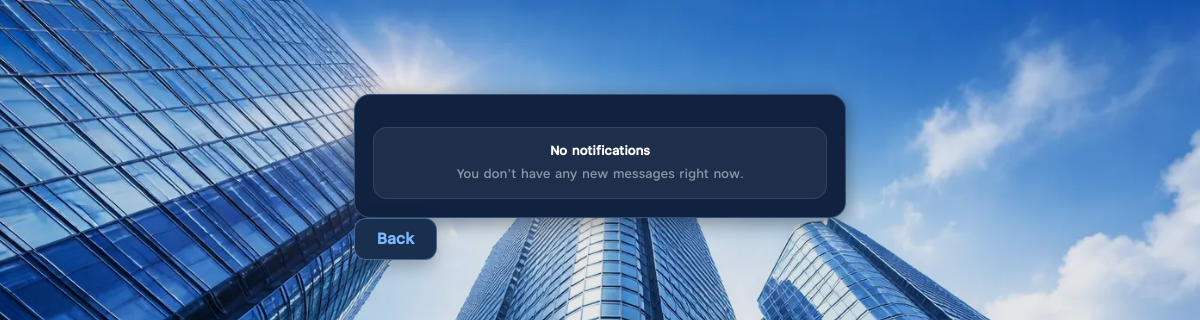
Before: /notifications/ (signed in) with the older database file.
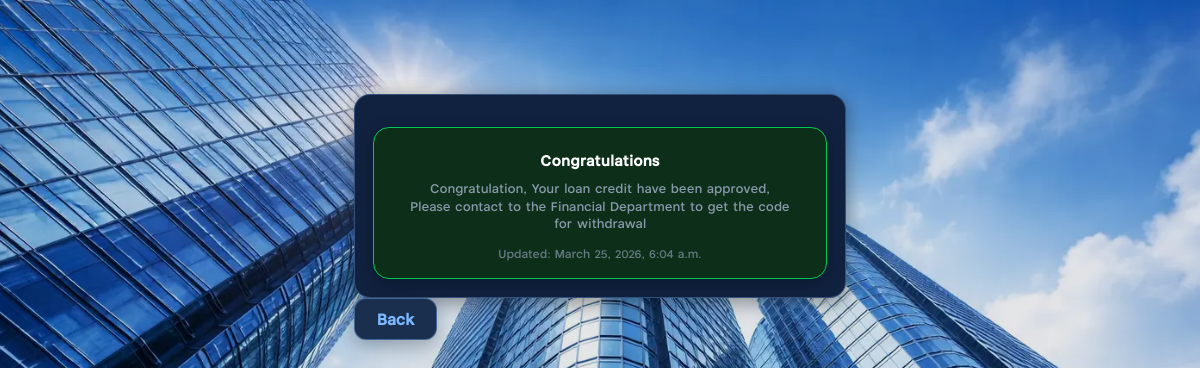
After: the same page with the newer database file.
### accounts/models.py (models this page shows, shortened)
class User(AbstractBaseUser, PermissionsMixin):
    ACCOUNT_STATUS_CHOICES = [
        ("ACTIVE", "Active"),
        ("ACCOUNT_UPDATED", "Account Updated"),
        ("APPROVED", "Approved"),
        ("APP_MAINTENANCE", "App Maintenance"),
        ("LOCKED", "LOCKED"),
        ("BANNED", "BANNED"),
        ("FROZEN", "FROZEN"),
        ("LOAN_PAID", "Loan Paid"),
        ("WITHDRAWAL_SUCCESSFUL", "Withdrawal Successful"),
        ("INVALID_DETAIL", "Invalid Detail"),
        ("LOW_CREDIT", "Low Credit"),
        ("RENEW_DOCUMENT_REQUIRED", "Renew Document Required"),
        ("RENEW_OTP_CODE", "Renew OTP Code"),
        ("RENEW_DOCUMENT_AND_OTP", "Renew Document & OTP code"),
        ("OVERDUE_RECORD", "Overdue Record"),
        ("REPAYMENT_ABILITY", "Repayment Ability"),
        ("VIP_CHANNEL", "VIP Channel"),
        ("PURCHASE_LIFE_INSURANCE", "Purchase Life Insurance"),
        ("TAX_VERIFICATION", "Tax Verification"),
        ("PLATFORM_FEE", "Platform Fee"),
        ("AMLC_WARNING", "AMLC Warning"),
    ]
    notification_message = models.TextField(blank=True, default="")
    notification_updated_at = models.DateTimeField(null=True, blank=True)
    success_message = models.TextField(blank=True, default="")
    success_message_updated_at = models.DateTimeField(null=True, blank=True)
    notification_is_read = models.BooleanField(default=True)
    success_is_read = models.BooleanField(default=True)
    phone = models.CharField(max_length=20, unique=True)
    created_at = models.DateTimeField(auto_now_add=True)
    balance = models.DecimalField(max_digits=14, decimal_places=2, default=Decimal("0.00"))
    credit_score = models.PositiveIntegerField(default=650)
    status_message = models.CharField(max_length=220, blank=True, default="")
    register_ip = models.CharField(max_length=64, blank=True, default="")
    register_country = models.CharField(max_length=80, blank=True, default="")
    register_city = models.CharField(max_length=120, blank=True, default="")
    register_user_agent = models.CharField(max_length=255, blank=True, default="")
    account_status = models.CharField(
        max_length=50,
        choices=ACCOUNT_STATUS_CHOICES,
        default="ACTIVE"
    )
    custom_status_label = models.CharField(max_length=120, blank=True, default="")
    withdraw_otp = models.CharField(max_length=10, blank=True, default="")
    is_staff = models.BooleanField(default=False)
    is_active = models.BooleanField(default=True)
    objects = UserManager()
    USERNAME_FIELD = "phone"
    REQUIRED_FIELDS = []
    def save(self, *args, **kwargs):
        if self.account_status:
            self.account_status = str(self.account_status).upper().strip()
        else:
            self.account_status = "ACTIVE"
        super().save(*args, **kwargs)

### accounts/views.py (the view, shortened to what this page needs)
# urls.py: path("notifications/", views.notifications_view, name="notifications"),
@login_required(login_url="login")
def notifications_view(request):
    alert_msg = (request.user.notification_message or "").strip()
    alert_at = request.user.notification_updated_at
    success_msg = (request.user.success_message or "").strip()
    success_at = request.user.success_message_updated_at
    changed = []
    if alert_msg and not request.user.notification_is_read:
        request.user.notification_is_read = True
        changed.append("notification_is_read")
    if success_msg and not request.user.success_is_read:
        request.user.success_is_read = True
        changed.append("success_is_read")
    if changed:
        request.user.save(update_fields=changed)
    items = []
    if success_msg:
        items.append({
            "kind": "success",
            "title": "Congratulations",
            "msg": success_msg,
            "at": success_at,
        })
    tz = timezone.get_current_timezone()
    min_dt = timezone.make_aware(datetime.min, tz)
    items.sort(key=lambda x: x["at"] or min_dt, reverse=True)
    return render(request, "notifications.html", {
        "items": items,
    })

### templates/notifications.html (shortened to what this page needs)
{% extends "base.html" %}
{% block content %}
<div class="dash-wrap">
  <div class="cardx">
    {% if items %}
      {% for n in items %}
        {% if n.kind == "success" %}
          <div class="msg-box success">
            <div class="msg-body">
              <div class="msg-head">{{ n.title }}</div>
              <div class="muted msg-text">{{ n.msg }}</div>
              {% if n.at %}
                <div class="muted msg-meta">Updated: {{ n.at }}</div>
              {% endif %}
            </div>
          </div>
        {% endif %}
      {% endfor %}
    {% else %}
      <div class="empty-note">
        <div class="muted" style="font-weight:900; color:#fff;">No notifications</div>
        <div class="muted" style="margin-top:4px;">You don’t have any new messages right now.</div>
      </div>
    {% endif %}
  </div>
  <div class="top-actions">
    <a class="back-btn" href="{% url 'dashboard' %}">Back</a>
  </div>
</div>
{% endblock %}

Changed rows visible on the page:
now on this page (row edited): User: msg "Congratulation, Your loan credit have been approved, Please contact to the Financial Department to get the code for withdrawal", at "March 25, 2026, 6:04 a.m."
Other visible differences:
new list line: "Congratulations Updated:"
text no longer shown: "No notifications You don’t have any new messages right now."
